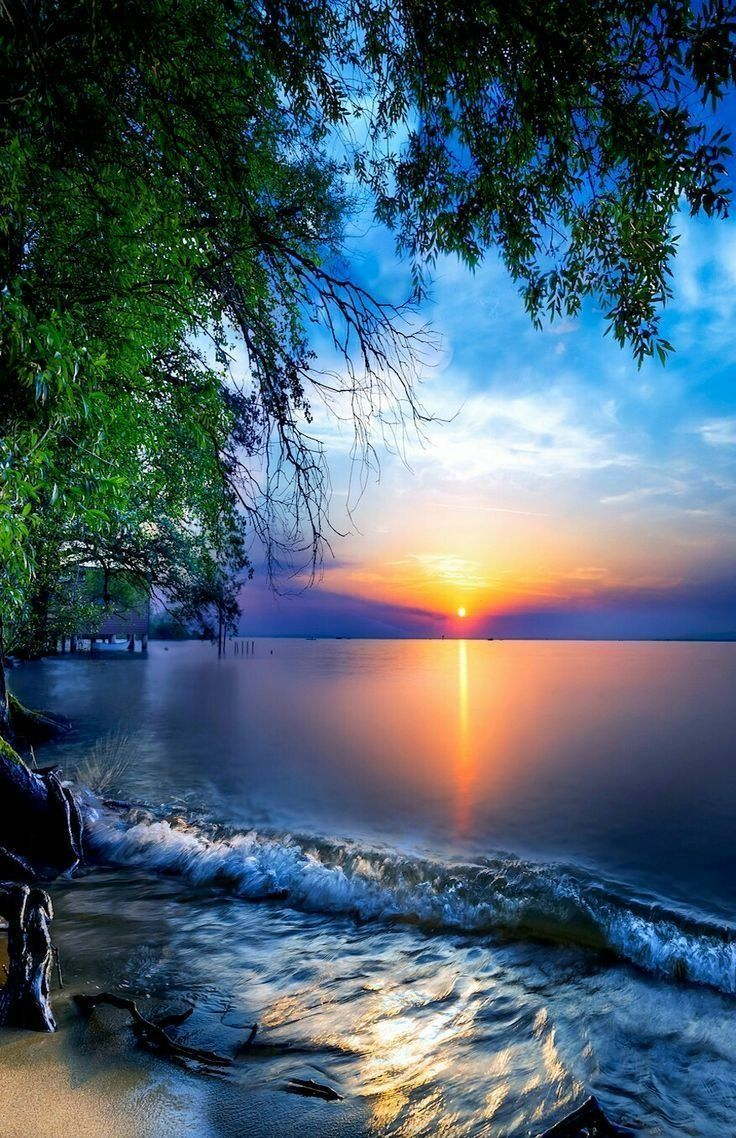
#> input picture Edges Noises and Filters/Nature.jpg, 736 x 1138 px
$ jupyter execute Edge_detection_using_Prewitt_filter.ipynb
#> lines starting #> are read from the running program, lines starting #| are printed output that depends on the picture
[cell 1]
import cv2
import numpy as np


def read_image(image_path):
    """This function reads any image from a given path"""
#> called with image_path = 'Nature.jpg'
    image = cv2.imread(image_path)
#> image is the input picture: shape (1138, 736, 3); mean B, G, R 110.3, 96.4, 76.3
    return image

def gaussian_filter(image,filter_size,sigma):
    """This function uses gaussian filter to remove image noise"""
    filtered_image = cv2.GaussianBlur(image,(filter_size, filter_size),sigma)
    return filtered_image

def prewitt_filter(any_image):
    image = gaussian_filter(any_image,filter_size=filter_dim,sigma=sigma_val)
    vertical_filter = np.array([[-1,-1,-1],[0,0,0],[1,1,1]])
    horizontal_filter = np.array([[-1,0,1],[-1,0,1],[-1,0,1]])

    vertical_filtered = cv2.filter2D(image,-1,vertical_filter)
    horizontal_filtered = cv2.filter2D(image,-1,horizontal_filter)

    abs_grad_x = cv2.convertScaleAbs(vertical_filtered)
    abs_grad_y = cv2.convertScaleAbs(horizontal_filtered)

    grad =cv2.addWeighted(abs_grad_x,0.5,abs_grad_y,0.5,0)  #0.5 is the sqrt of the abs values
    return grad


filter_dim = 5 #A matrix for the gaussian filter
sigma_val = 5 #sigma is the standard deviation

image = read_image('Nature.jpg')
gray_image = cv2.cvtColor(image, cv2.COLOR_BGR2GRAY) #converts the RGB color first into grey sale using opencv function
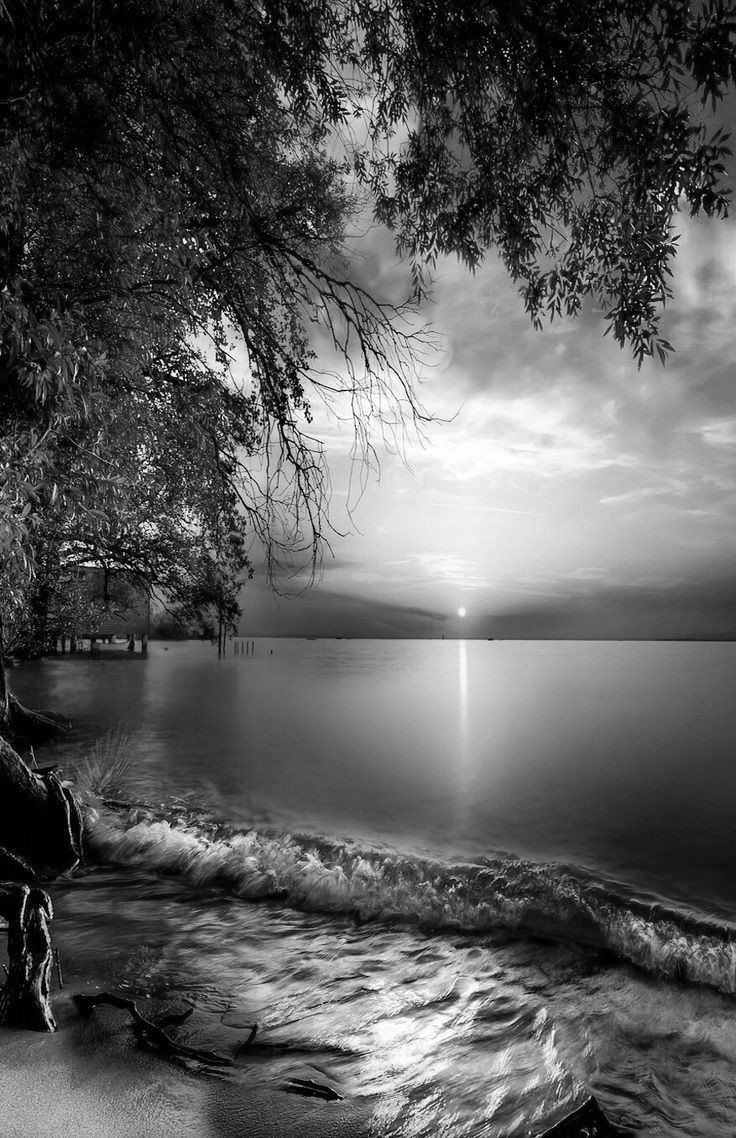
#> gray_image: shape (1138, 736); min 0, max 255, mean 92

prewitt_filtered_image = prewitt_filter(gray_image)
#> in prewitt_filter, `vertical_filtered = cv2.filter2D(image,-1,vertical_filter)`:
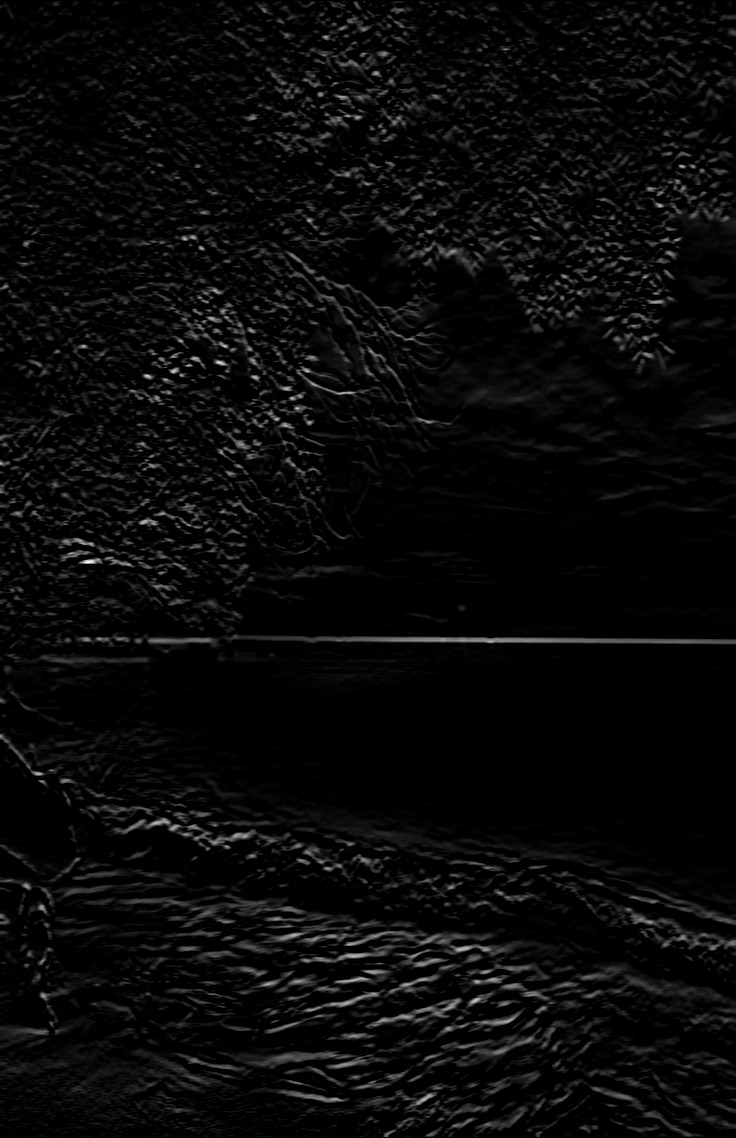
#> vertical_filtered: shape (1138, 736); min 0, max 252, mean 9.3
#> in prewitt_filter, `horizontal_filtered = cv2.filter2D(image,-1,horizontal_filter)`:
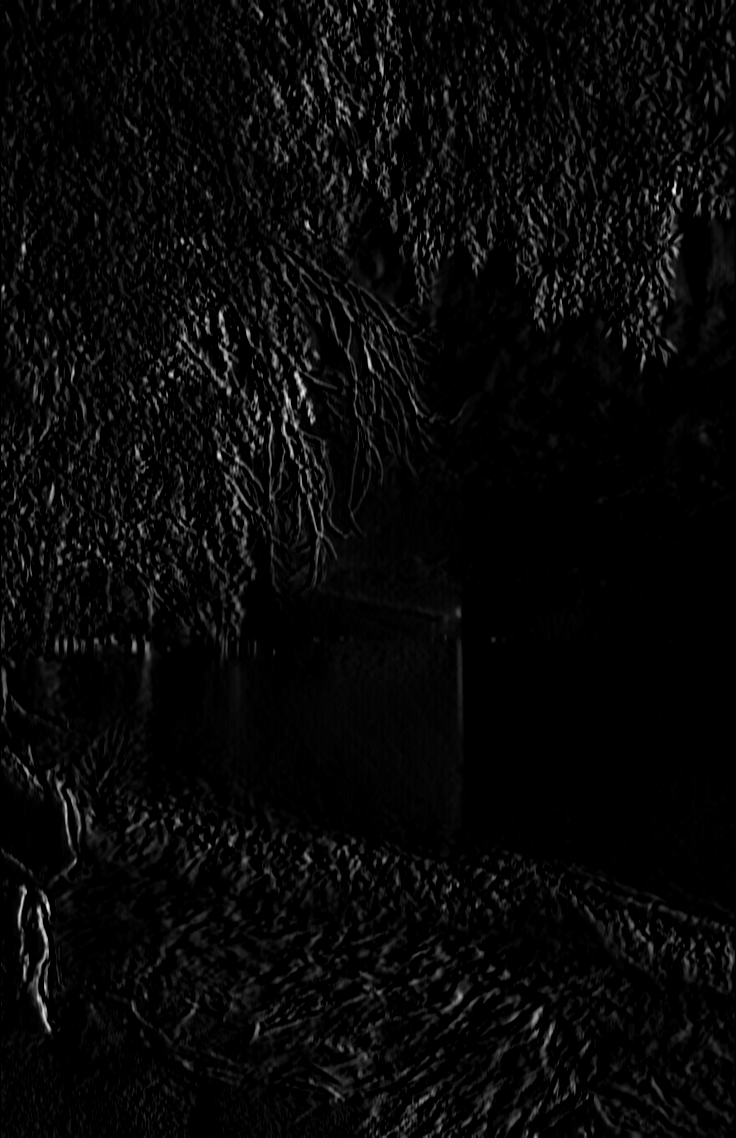
#> horizontal_filtered: shape (1138, 736); min 0, max 243, mean 8.4
#> in prewitt_filter, `grad =cv2.addWeighted(abs_grad_x,0.5,abs_grad_y,0.5,0)`:
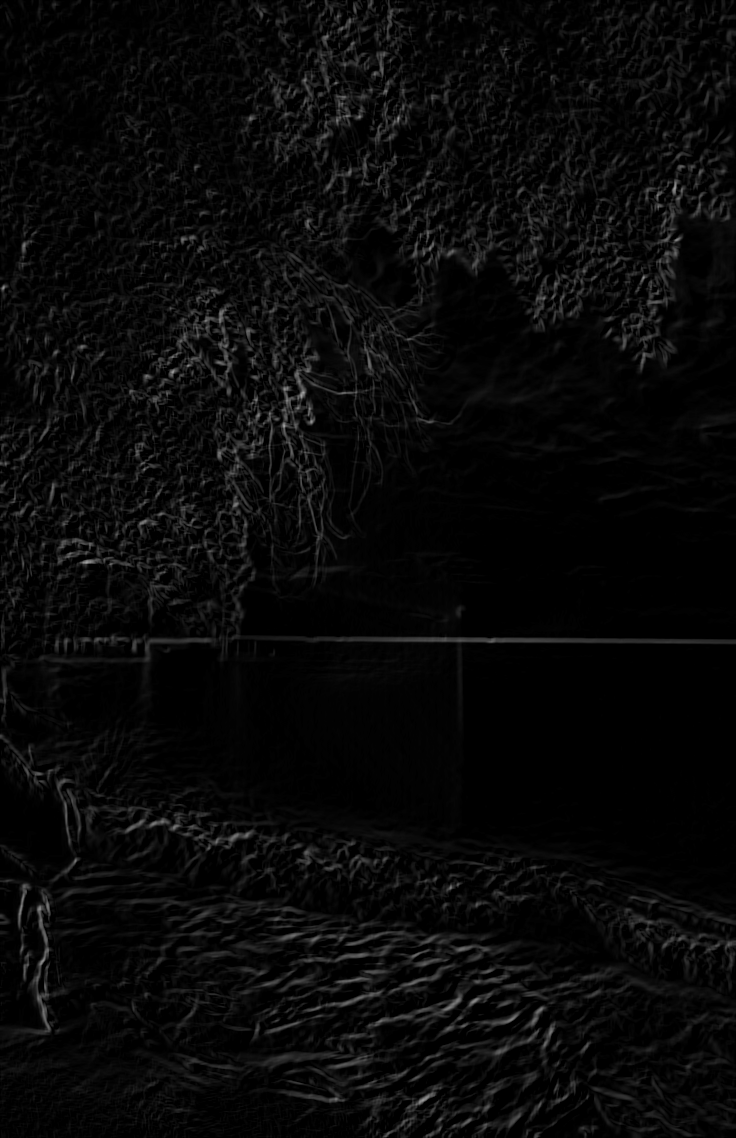
#> grad: shape (1138, 736); min 0, max 162, mean 8.8

cv2.imshow('Prewitt Edge Detection', np.hstack((gray_image, prewitt_filtered_image)))
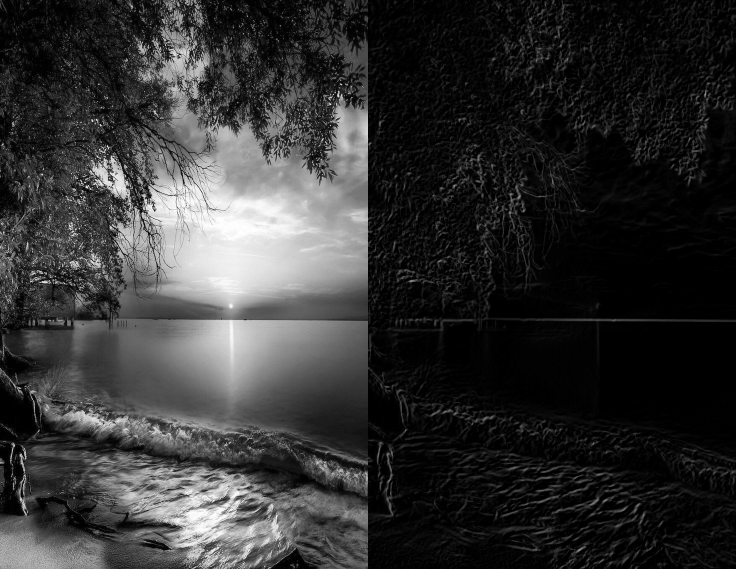
#> window 'Prewitt Edge Detection': shape (1138, 1472) (shown at 1/2 size); min 0, max 255, mean 50.4
cv2.waitKey(0)

$ run again, with Edges Noises and Filters/aika.jpeg copied over Edges Noises and Filters/Nature.jpg
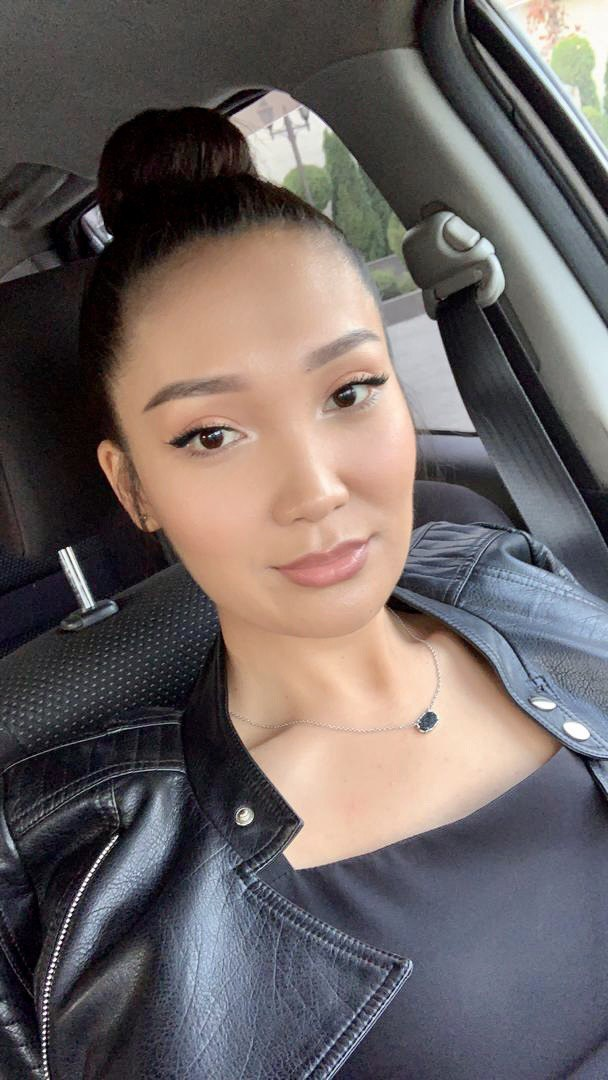
#> input picture Edges Noises and Filters/aika.jpeg, 608 x 1080 px
#> in read_image, image is the input picture: shape (1080, 608, 3); mean B, G, R 99.4, 100.3, 108.3
#> in prewitt_filter, `grad =cv2.addWeighted(abs_grad_x,0.5,abs_grad_y,0.5,0)`:
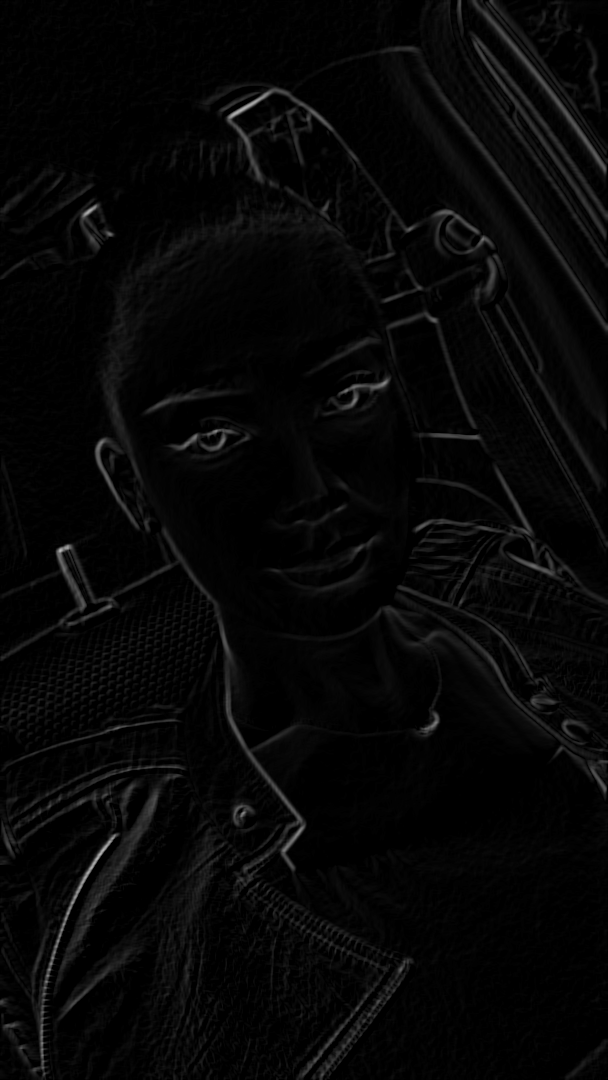
#> grad: shape (1080, 608); min 0, max 184, mean 6.6
#> `cv2.imshow('Prewitt Edge Detection', np.hstack((gray_image, prewitt_fi..`:
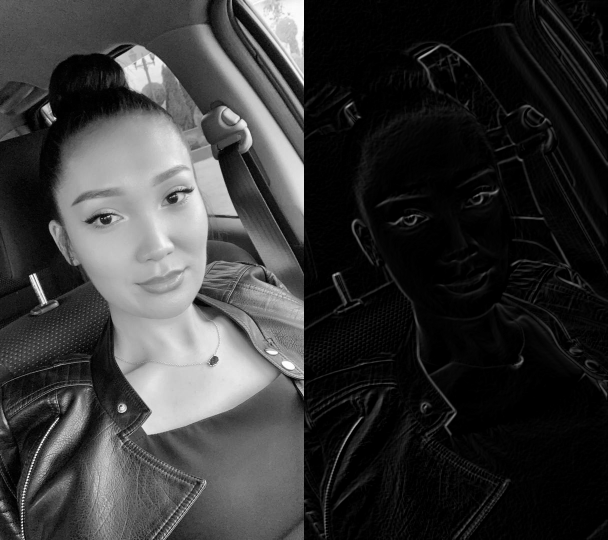
#> window 'Prewitt Edge Detection': shape (1080, 1216) (shown at 1/2 size); min 0, max 255, mean 54.6
